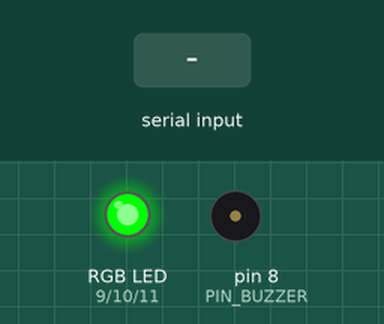
Bench run of a sketch on a simulated Arduino Mega 2560, built with avr-gcc and run on an emulated ATmega2560. Shown: an RGB LED mixed from three pins (HIGH = lit), buzzer (waves = sounding, pin HIGH). The inputs (shaded band) are chosen by the test bench.

Above: at 1.2 s.
1.3 s: "30,150\n" received over Serial
3.3 s: "30,150\n" received over Serial
Timing chart, 0 to 6.3 s (numbered marks = the images above; inputs shaded):
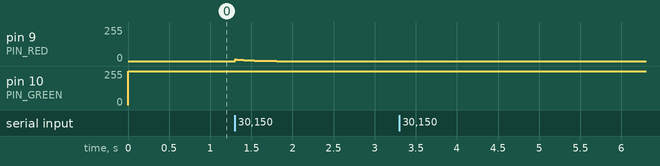

The sketch:

drowsiness_controller.ino
```cpp
/*
 * drowsiness_controller.ino - Arduino Mega2560 alert controller
 *
 * Serial protocol (9600 baud):
 *   '0' AWAKE     LED green,  buzzer off
 *   '1' SLIGHT    LED yellow, buzzer off
 *   '2' DROWSY    LED orange, buzzer off
 *   '3' CRITICAL  LED red,    buzzer pulsing
 *   'P' PING      replies "OK\n"
 *
 * Wiring:
 *   Pin 9  -> RGB LED red    (PWM, 220R)
 *   Pin 10 -> RGB LED green  (PWM, 220R)
 *   Pin 11 -> RGB LED blue   (PWM, 220R)
 *   Pin 8  -> piezo buzzer   (100R)
 *   GND    -> LED common cathode and buzzer ground
 *
 * The loop never blocks: colour fades and buzzer pulses are driven by millis()
 * so incoming serial is read promptly. The host re-sends the current state at
 * roughly 1 Hz, so a gap longer than WATCHDOG_TIMEOUT means the host has gone
 * away and the board falls back to AWAKE.
 */

const int PIN_RED    = 9;
const int PIN_GREEN  = 10;
const int PIN_BLUE   = 11;
const int PIN_BUZZER = 8;

enum AlertState {
  STATE_AWAKE    = 0,
  STATE_SLIGHT   = 1,
  STATE_DROWSY   = 2,
  STATE_CRITICAL = 3
};

const int COLOURS[][3] = {
  {  0, 255,   0},
  {255, 200,   0},
  {255, 100,   0},
  {255,   0,   0},
};

const unsigned long BUZZ_INTERVAL    = 500;
const unsigned long LED_FADE_TIME    = 200;
const unsigned long FADE_STEP_MS     = 10;
const unsigned long WATCHDOG_TIMEOUT = 5000;

AlertState currentState = STATE_AWAKE;

float curR = 0, curG = 255, curB = 0;

bool buzzerOn = false;
unsigned long lastBuzz = 0;
unsigned long lastValidCmd = 0;
unsigned long lastFadeUpdate = 0;


void setup() {
  pinMode(PIN_RED,    OUTPUT);
  pinMode(PIN_GREEN,  OUTPUT);
  pinMode(PIN_BLUE,   OUTPUT);
  pinMode(PIN_BUZZER, OUTPUT);

  setLED(0, 255, 0);
  digitalWrite(PIN_BUZZER, LOW);

  Serial.begin(9600);
  lastValidCmd = millis();
}


void loop() {
  unsigned long now = millis();

  while (Serial.available() > 0) {
    char cmd = Serial.read();

    if (cmd == 'P') {
      Serial.println("OK");
      lastValidCmd = now;
    } else if (cmd >= '0' && cmd <= '3') {
      currentState = (AlertState)(cmd - '0');
      lastValidCmd = now;
    }
    // Anything else is line noise and is ignored.
  }

  if ((now - lastValidCmd) > WATCHDOG_TIMEOUT) {
    currentState = STATE_AWAKE;
  }

  if (now - lastFadeUpdate >= FADE_STEP_MS) {
    lastFadeUpdate = now;
    float step = (float)FADE_STEP_MS / LED_FADE_TIME;
    curR += (COLOURS[currentState][0] - curR) * step;
    curG += (COLOURS[currentState][1] - curG) * step;
    curB += (COLOURS[currentState][2] - curB) * step;
    setLED((int)curR, (int)curG, (int)curB);
  }

  if (currentState == STATE_CRITICAL) {
    if (now - lastBuzz >= BUZZ_INTERVAL) {
      buzzerOn = !buzzerOn;
      digitalWrite(PIN_BUZZER, buzzerOn ? HIGH : LOW);
      lastBuzz = now;
    }
  } else if (buzzerOn) {
    buzzerOn = false;
    digitalWrite(PIN_BUZZER, LOW);
  }
}


void setLED(int r, int g, int b) {
  analogWrite(PIN_RED,   constrain(r, 0, 255));
  analogWrite(PIN_GREEN, constrain(g, 0, 255));
  analogWrite(PIN_BLUE,  constrain(b, 0, 255));
}
```

Measured:
- after the input at 1.3 s, pin 10 (PIN_GREEN): 255/255 → 252/255 at once, → 253/255 0.07 s later, → 254/255 0.13 s later
